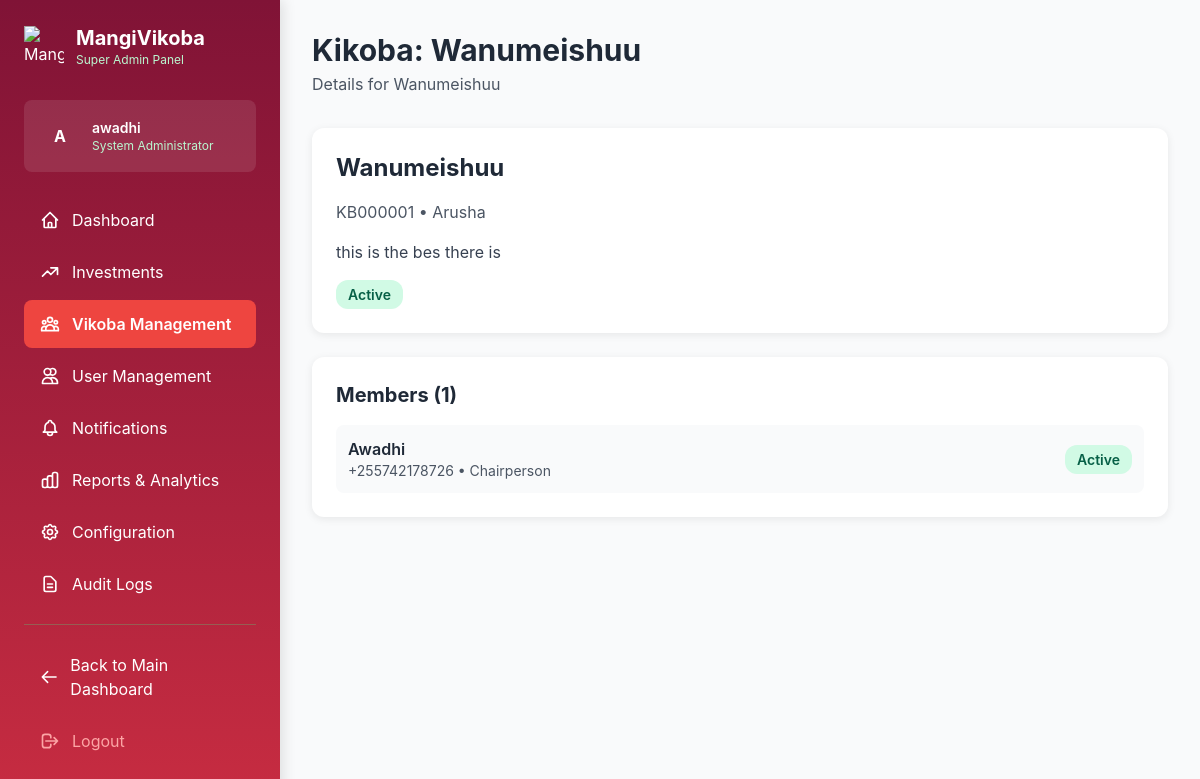
/dashboard/super-admin/vikoba/5/ (signed in), run on the app's committed database.
### registration/models.py (models this page shows, shortened)
class User(AbstractBaseUser, PermissionsMixin):
    ROLE_CHOICES = (
        ('admin', 'Admin'),
        ('member', 'Member'),
        ('kikoba_admin', 'Kikoba Admin'),
        ('accountant', 'Accountant'),
    )
    phone_number = models.CharField(max_length=15, unique=True) # This is the USERNAME_FIELD
    name = models.CharField(max_length=255)
    email = models.EmailField(max_length=255, blank=True, null=True)
    role = models.CharField(max_length=15, choices=ROLE_CHOICES, default='member')
    nida_number = models.CharField(max_length=30, blank=True, null=True, unique=True, help_text="National ID number, if available.")
    phone_number_verified = models.BooleanField(default=False)
    profile_photo = models.ImageField(upload_to='profile_photos/', blank=True, null=True)
    verification_method = models.CharField(max_length=50, blank=True, null=True, help_text="e.g., NIDA, PHONE_PHOTO_MEMBER_VERIFIED")
    verification_status = models.CharField(max_length=20, default='pending', help_text="e.g., pending, verified, rejected")
    date_joined = models.DateTimeField(default=timezone.now)
    is_active = models.BooleanField(default=True)
    is_staff = models.BooleanField(default=False)
    objects = UserManager()
    USERNAME_FIELD = 'phone_number'
    REQUIRED_FIELDS = ['name'] # For createsuperuser: name is required in addition to phone_number

### groups/models.py (models this page shows, shortened)
class Kikoba(models.Model): # Renamed from Group
    GROUP_TYPE_CHOICES = (
        ('standard', 'Standard VIKOBA (Variable-Share ASCA)'),
        ('fixed_share', 'Fixed-Share VIKOBA'),
        ('interest_refund', 'Interest Refund VIKOBA'),
        ('rosca', 'ROSCA (Rotating Savings)'),
        ('welfare', 'Welfare/Help Group (WCG)'),
    )
    FREQUENCY_CHOICES = (
        ('daily', 'Daily'),
        ('weekly', 'Weekly'),
        ('biweekly', 'Bi-weekly'),
        ('monthly', 'Monthly'),
    )
    name = models.CharField(max_length=255, unique=True)
    description = models.TextField(blank=True, null=True)
    created_by = models.ForeignKey(settings.AUTH_USER_MODEL, on_delete=models.SET_NULL, null=True, related_name='created_vikoba')
    created_at = models.DateTimeField(auto_now_add=True)
    contribution_frequency = models.CharField(max_length=10, choices=FREQUENCY_CHOICES, default='monthly')
    interest_rate = models.DecimalField(max_digits=5, decimal_places=2, default=5.00)
    loan_limit_factor = models.DecimalField(max_digits=5, decimal_places=2, default=3.00)
    loan_term_days = models.PositiveIntegerField(default=90)
    late_payment_penalty = models.DecimalField(max_digits=5, decimal_places=2, default=1.00)
    is_active = models.BooleanField(default=True)
    is_center_kikoba = models.BooleanField(default=False, help_text=_('Can new members join this Kikoba directly from a central registration form?'))
    location = models.CharField(max_length=255, blank=True, null=True, help_text=_('Physical location or address of the Kikoba.'))
    ESTIMATED_MEMBERS_CHOICES = [
        ('2-5', '2-5 Members'),
        ('6-10', '6-10 Members'),
        ('11-20', '11-20 Members'),
        ('21-50', '21-50 Members'),
        ('51-100', '51-100 Members'),
        ('101-200', '101-200 Members'),
        ('201-500', '201-500 Members'),
        ('501-1000', '501-1000 Members'),
        ('1000+', '1000+ Members'),
    ]
    estimated_members = models.CharField(
        max_length=20,
        choices=ESTIMATED_MEMBERS_CHOICES,
        blank=True,
        null=True,
        help_text=_('Estimated number of members in the Kikoba.')
    )
    constitution_document = models.FileField(
        upload_to='kikoba_documents/constitutions/',
        null=True,
        blank=True,
        help_text=_("Upload the Kikoba's constitution document (optional).")
    )
    other_documents = models.FileField(
        upload_to='kikoba_documents/others/',
        null=True,
        blank=True,
        help_text=_('Upload any other relevant documents for the Kikoba (optional).')
    )
    kikoba_number = models.CharField(
        max_length=15,
        unique=True,
        blank=True,
        help_text=_('Unique identification number for the Kikoba.')
    )
    group_type = models.CharField(
        max_length=20,
        choices=GROUP_TYPE_CHOICES,
        null=True,  # Allow null for existing records
        blank=True,  # Allow blank in forms for existing records
        help_text=_('Type of the group which determines the financial model used.')
    )
    creator_phone_number = models.CharField(max_length=15, blank=True, null=True, help_text=_('Phone number of the user who initiated creation.'))

class KikobaMembership(models.Model): # Renamed from GroupMembership
    ROLE_CHOICES = (
        ('member', 'Member'),
        ('chairperson', 'Chairperson'),
        ('treasurer', 'Treasurer'),
        ('secretary', 'Secretary'),
        ('kikoba_admin', 'Kikoba Admin'),
        ('accountant', 'Accountant'),  # For managing loans and financial reports
    )
    kikoba = models.ForeignKey(Kikoba, on_delete=models.CASCADE, related_name='kikoba_memberships')
    user = models.ForeignKey(settings.AUTH_USER_MODEL, on_delete=models.CASCADE, related_name='user_kikoba_memberships')
    role = models.CharField(max_length=15, choices=ROLE_CHOICES, default='member')
    joined_at = models.DateTimeField(default=timezone.now)
    is_active = models.BooleanField(default=True)
    class Meta:
        unique_together = ('kikoba', 'user')

### dashboard/admin_views.py (the view)
# urls.py: path('vikoba/<int:kikoba_id>/', admin_views.vikoba_detail, name='vikoba_detail'),
@login_required
@user_passes_test(is_superuser)
def vikoba_detail(request, kikoba_id):
    kikoba = get_object_or_404(Kikoba, id=kikoba_id)
    members = KikobaMembership.objects.filter(kikoba=kikoba).select_related('user')
    total_members = members.filter(is_active=True).count()
    admin_members = members.filter(role__in=['chairperson', 'treasurer', 'secretary'], is_active=True)
    context = {
        'page_title': f'Kikoba: {kikoba.name}',
        'kikoba': kikoba,
        'members': members,
        'total_members': total_members,
        'admin_members': admin_members,
    }
    return render(request, 'dashboard/super_admin/vikoba_detail.html', context)

### dashboard/admin_views.py (called while the page is built)
def is_superuser(user):
    return user.is_superuser

### dashboard/templates/dashboard/super_admin/vikoba_detail.html
{% extends 'dashboard/super_admin/base.html' %}
{% block subtitle %}Details for {{ kikoba.name }}{% endblock %}
{% block content %}
<div class="card p-6 mb-6">
    <h2 class="text-2xl font-bold mb-4">{{ kikoba.name }}</h2>
    <p class="text-gray-600 mb-4">{{ kikoba.kikoba_number }} • {{ kikoba.location|default:"No location" }}</p>
    <p class="text-gray-700">{{ kikoba.description }}</p>
    <div class="mt-4">
        <span class="badge {% if kikoba.is_active %}badge-success{% else %}badge-danger{% endif %}">
            {% if kikoba.is_active %}Active{% else %}Inactive{% endif %}
        </span>
    </div>
</div>
<div class="card p-6">
    <h3 class="text-xl font-bold mb-4">Members ({{ total_members }})</h3>
    <div class="space-y-3">
        {% for member in members %}
        <div class="flex items-center justify-between p-3 bg-gray-50 rounded-lg">
            <div>
                <p class="font-semibold">{{ member.user.name }}</p>
                <p class="text-sm text-gray-600">{{ member.user.phone_number }} • {{ member.get_role_display }}</p>
            </div>
            <span class="badge {% if member.is_active %}badge-success{% else %}badge-danger{% endif %}">
                {% if member.is_active %}Active{% else %}Inactive{% endif %}
            </span>
        </div>
        {% endfor %}
    </div>
</div>
{% endblock %}

### dashboard/templates/dashboard/super_admin/base.html (shortened to what this page needs)
{% load static %}
<!DOCTYPE html>
<html lang="en">
<head>
    <script src="https://cdn.tailwindcss.com"></script>
</head>
<body>
    <div class="flex">
        <aside class="sidebar">
            <div class="p-6">
                <div class="flex items-center mb-8">
                    <img src="{% static 'images/icon.png' %}" alt="MangiVikoba" class="h-10 w-10 mr-3">
                    <div>
                        <h1 class="text-xl font-bold">MangiVikoba</h1>
                        <p class="text-xs text-green-200">Super Admin Panel</p>
                    </div>
                </div>
                <div class="bg-white bg-opacity-10 rounded-lg p-4 mb-6">
                    <div class="flex items-center">
                        <div class="bg-bright-red rounded-full h-10 w-10 flex items-center justify-center text-white font-bold mr-3">
                            {{ request.user.name|slice:":1"|upper }}
                        </div>
                        <div>
                            <p class="font-semibold text-sm">{{ request.user.name }}</p>
                            <p class="text-xs text-green-200">System Administrator</p>
                        </div>
                    </div>
                </div>
                <nav>
                    <a href="{% url 'dashboard:super_admin:dashboard' %}" class="nav-link flex items-center {% if request.resolver_match.url_name == 'dashboard' %}active{% endif %}">
                        <svg class="w-5 h-5 mr-3" fill="none" stroke="currentColor" viewBox="0 0 24 24">
                            <path stroke-linecap="round" stroke-linejoin="round" stroke-width="2" d="M3 12l2-2m0 0l7-7 7 7M5 10v10a1 1 0 001 1h3m10-11l2 2m-2-2v10a1 1 0 01-1 1h-3m-6 0a1 1 0 001-1v-4a1 1 0 011-1h2a1 1 0 011 1v4a1 1 0 001 1m-6 0h6"/>
                        </svg>
                        Dashboard
                    </a>
                    <a href="{% url 'dashboard:super_admin:investment_list' %}" class="nav-link flex items-center {% if 'investment' in request.resolver_match.url_name %}active{% endif %}">
                        <svg class="w-5 h-5 mr-3" fill="none" stroke="currentColor" viewBox="0 0 24 24">
                            <path stroke-linecap="round" stroke-linejoin="round" stroke-width="2" d="M13 7h8m0 0v8m0-8l-8 8-4-4-6 6"/>
                        </svg>
                        Investments
                    </a>
                    <a href="{% url 'dashboard:super_admin:vikoba_management' %}" class="nav-link flex items-center {% if 'vikoba' in request.resolver_match.url_name %}active{% endif %}">
                        Vikoba Management
                    </a>
                    <a href="{% url 'dashboard:super_admin:user_management' %}" class="nav-link flex items-center {% if 'user' in request.resolver_match.url_name %}active{% endif %}">
                        <svg class="w-5 h-5 mr-3" fill="none" stroke="currentColor" viewBox="0 0 24 24">
                            <path stroke-linecap="round" stroke-linejoin="round" stroke-width="2" d="M12 4.354a4 4 0 110 5.292M15 21H3v-1a6 6 0 0112 0v1zm0 0h6v-1a6 6 0 00-9-5.197M13 7a4 4 0 11-8 0 4 4 0 018 0z"/>
                        </svg>
                        User Management
                    </a>
                    <a href="{% url 'dashboard:super_admin:notifications' %}" class="nav-link flex items-center {% if 'notification' in request.resolver_match.url_name %}active{% endif %}">
                        Notifications
                    </a>
                    <a href="{% url 'dashboard:super_admin:reports' %}" class="nav-link flex items-center {% if 'report' in request.resolver_match.url_name %}active{% endif %}">
                        Reports & Analytics
                    </a>
                    <a href="{% url 'dashboard:super_admin:configuration' %}" class="nav-link flex items-center {% if 'configuration' in request.resolver_match.url_name %}active{% endif %}">
                        Configuration
                    </a>
                    <a href="{% url 'dashboard:super_admin:audit_logs' %}" class="nav-link flex items-center {% if 'audit' in request.resolver_match.url_name %}active{% endif %}">
                        <svg class="w-5 h-5 mr-3" fill="none" stroke="currentColor" viewBox="0 0 24 24">
                            <path stroke-linecap="round" stroke-linejoin="round" stroke-width="2" d="M9 12h6m-6 4h6m2 5H7a2 2 0 01-2-2V5a2 2 0 012-2h5.586a1 1 0 01.707.293l5.414 5.414a1 1 0 01.293.707V19a2 2 0 01-2 2z"/>
                        </svg>
                        Audit Logs
                    </a>
                    <hr class="my-4 border-green-400 opacity-30">
                    <a href="{% url 'dashboard:home' %}" class="nav-link flex items-center">
                        <svg class="w-5 h-5 mr-3" fill="none" stroke="currentColor" viewBox="0 0 24 24">
                            <path stroke-linecap="round" stroke-linejoin="round" stroke-width="2" d="M10 19l-7-7m0 0l7-7m-7 7h18"/>
                        </svg>
                        Back to Main Dashboard
                    </a>
                    <a href="{% url 'logout' %}" class="nav-link flex items-center text-red-300 hover:bg-red-900 hover:bg-opacity-30">
                        <svg class="w-5 h-5 mr-3" fill="none" stroke="currentColor" viewBox="0 0 24 24">
                            <path stroke-linecap="round" stroke-linejoin="round" stroke-width="2" d="M17 16l4-4m0 0l-4-4m4 4H7m6 4v1a3 3 0 01-3 3H6a3 3 0 01-3-3V7a3 3 0 013-3h4a3 3 0 013 3v1"/>
                        </svg>
                        Logout
                    </a>
                </nav>
            </div>
        </aside>
        <main class="main-content flex-1">
            <header class="mb-8">
                <div class="flex justify-between items-center">
                    <div>
                        <h1 class="text-3xl font-bold text-gray-800">{{ page_title }}</h1>
                        <p class="text-gray-600 mt-1">{% block subtitle %}Manage your MangiVikoba system{% endblock %}</p>
                    </div>
                </div>
            </header>
            {% block content %}{% endblock %}
        </main>
    </div>
</body>
</html>

### dashboard/templates/dashboard/super_admin/base.html (style rules this page uses)
:root { --bright-red: #EE4540; --ruby-red: #C72C41; --burgundy: #801336; --dark-maroon: #510A32; --deep-purple: #20142C; --primary-main: #C72C41; --primary-dark: #801336; --success: #10B981; --warning: #F59E0B; --danger: #EF4444; --surface: #F9FAFB; --ink: #1F2937; --ink-light: #6B7280; --border: #E5E7EB; }
body { font-family: 'Inter', -apple-system, BlinkMacSystemFont, 'Segoe UI', Roboto, sans-serif; background-color: var(--surface); color: var(--ink); }
.card { background: white; border-radius: 12px; box-shadow: 0 2px 8px rgba(0, 0, 0, 0.08); transition: all 0.3s ease; }
.nav-link { transition: all 0.3s ease; border-radius: 8px; padding: 0.75rem 1rem; margin-bottom: 0.25rem; }
.nav-link.active { background-color: var(--bright-red); color: white; font-weight: 600; }
.badge { display: inline-block; padding: 0.25rem 0.75rem; border-radius: 12px; font-size: 0.875rem; font-weight: 600; }
.badge-success { background-color: #D1FAE5; color: #065F46; }
.sidebar { background: linear-gradient(180deg, var(--primary-dark) 0%, var(--primary-main) 100%); color: white; min-height: 100vh; width: 280px; position: fixed; left: 0; top: 0; overflow-y: auto; box-shadow: 4px 0 12px rgba(0, 0, 0, 0.1); }
.main-content { margin-left: 280px; padding: 2rem; min-height: 100vh; }

### data on the page
User: user.name "A", user.name "awadhi"
Kikoba: name "Wanumeishuu", kikoba_number "KB000001", location "Arusha", description "this is the bes there is"
KikobaMembership: user.name "Awadhi", user.phone_number "+255742178726", role "Chairperson", is_active "Active"

### other printed values
{{ page_title }} "Kikoba: Wanumeishuu"
{{ total_members }} "1"
